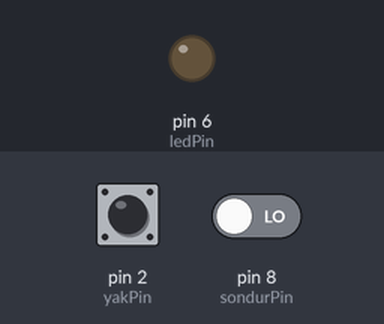
Simulated run of this sketch. Board: Arduino Uno, built with avr-gcc and run on an emulated ATmega328P. On the bench: output pins drawn as LEDs (lit = HIGH). Inputs (shaded band) come from the test bench; at power-on: pin 2 (yakPin) LOW, pin 8 (sondurPin) LOW.

Above: at 1.2 s.
1.3 s: pin 2 (yakPin) pulsed HIGH 2 times (0.12 s each, 0.3 s apart)
At 2.4 s:
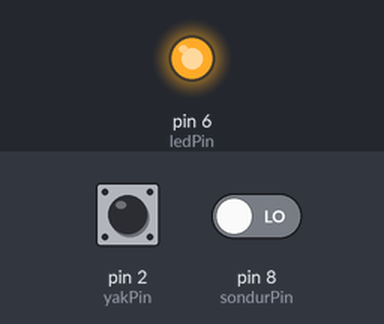
Timing chart, 0 to 4.3 s (numbered marks = the images above; inputs shaded):
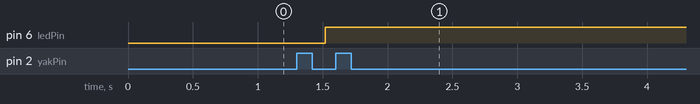

The sketch:

ak0250_yakSondur.ino
```cpp
/*
  BU KOD NE YAPAR?
  Bu kod iki butonla 6 numaralı pindeki LED'i yönetir: 2 numaralı pindeki buton LED'i yakar,
  8 numaralı pindeki buton söndürür. LED bir kez yanınca buton bırakılsa bile yanık kalır.
  İşlem, buton BIRAKILINCA gerçekleşir.
*/

/*
  ak0250 — İki buton: biri yakar, biri söndürür
  Ne öğreneceğiz: LED'in durumu butondan BAĞIMSIZ kalır — bir kez yakınca butonu
    bıraksan da yanık kalır, söndürmek için ayrı bir butona basman gerekir
  Malzeme: Arduino Uno kartı, USB kablosu, Paket 5 devresi (4 LED, pin 3/5/6/9),
    2 buton (pin 2 ve pin 8), 2 adet 10 kΩ direnç (pull-down) — ak0230'un devresi aynen
  Devre: ak0230'un devresi aynen. Buton 1 (pin 2) = YAK, Buton 2 (pin 8) = SÖNDÜR.
    Bu derste pin 6'daki LED kullanılıyor.

  Şimdilik kara kutu (sonra açacağız):
    void                    -> "fonksiyon" konusunda açılacak
    Serial ve noktalı yazım -> "fonksiyon" konusunda açılacak
  Bunlara şimdilik dokunma, sırası gelince tek tek açacağız.

  kaynak: ..\arsiv\022MaviButonKolay\022MaviButonKolay.ino (ana; 022MaviButonZor yalnız
          karşılaştırma için okundu, #define kalıbı taşınmadı). Kaynakta taşınmayanlar:
          (1) SÖNDÜR butonu pin 3'teydi — bizde pin 3 bir LED; buton pin 8'e alındı.
          (2) while(digitalRead(2)==1); noktalı virgüllü boş gövde — burada { } yazıldı.
          (3) düz sayı pinleri — const int isimleri verildi.
*/

// --- KAVRAM ---
// Burada LED'in durumunu TUTAN şey bir değişken değil, LED'in kendisi: bir kez
// HIGH yaptın mı, sen başka bir şey yazana kadar öyle kalır. Buton yalnızca "karar
// anı"nı bildirir — LED bundan sonra butondan bağımsız.
// while (digitalRead(yakPin) == HIGH) { } "buton BIRAKILANA kadar bekle" demektir.
// ak0215'te tam tersiydi: orada buton BASILANA kadar bekliyorduk.
// delay(100): buton basılıp bırakılırken kontaklar bir anlığına sekebilir (buna
// "sıçrama" denir); 100 milisaniye bekleyip bu sekmenin geçmesini bekliyoruz.
const int yakPin = 2;
const int sondurPin = 8;
const int ledPin = 6;

void setup() {
  pinMode(ledPin, OUTPUT);
  pinMode(yakPin, INPUT);
  pinMode(sondurPin, INPUT);
}

void loop() {
  if (digitalRead(yakPin) == HIGH) { // YAK butonuna basıldı mı?
    while (digitalRead(yakPin) == HIGH) {
      // bırakılana kadar bekle
    }
    delay(100);                      // sıçrama geçsin
    digitalWrite(ledPin, HIGH);      // yak — bundan sonra LED kendi başına yanık
  }

  if (digitalRead(sondurPin) == HIGH) { // SÖNDÜR butonuna basıldı mı?
    while (digitalRead(sondurPin) == HIGH) {
      // bırakılana kadar bekle
    }
    delay(100);
    digitalWrite(ledPin, LOW);       // söndür
  }
}

// --- SEN YAP ---
// 1) YAK'a bas ve bırak: LED ne zaman yanıyor — bastığın anda mı, bıraktığın anda mı?
//    Kodu okuyarak önce tahmin et, sonra dene.
// 2) delay(100) satırlarını sil, tekrar yükle. Butonlara çok hızlı bas-bırak yap. Bir
//    fark görüyor musun? (Görmeyebilirsin — sıçrama her butonda, her seferinde
//    olmaz. Görmediysen de "yok" diye yazma, "bu denemede görmedim" diye yaz.)
// 3) İki butona BİRDEN bas (ak0230'daki gibi). LED ne yapıyor? Hangisi kazanıyor,
//    neden? Kodda hangisi önce kontrol ediliyor?
```

Measured:
- after the input at 1.3 s, pin 6 (ledPin): LOW → HIGH after 0.22 s
